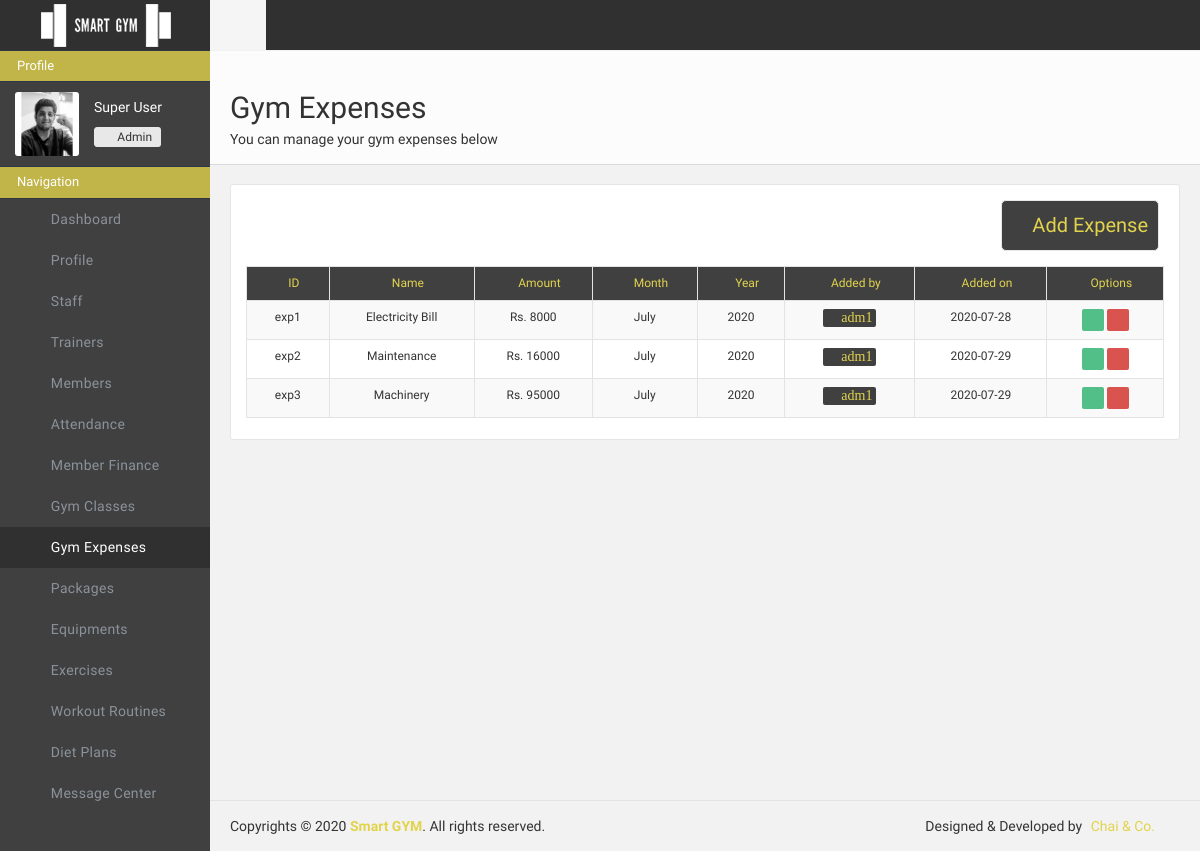
Page /adminportal/expenses/ (signed in) on the earlier database version.
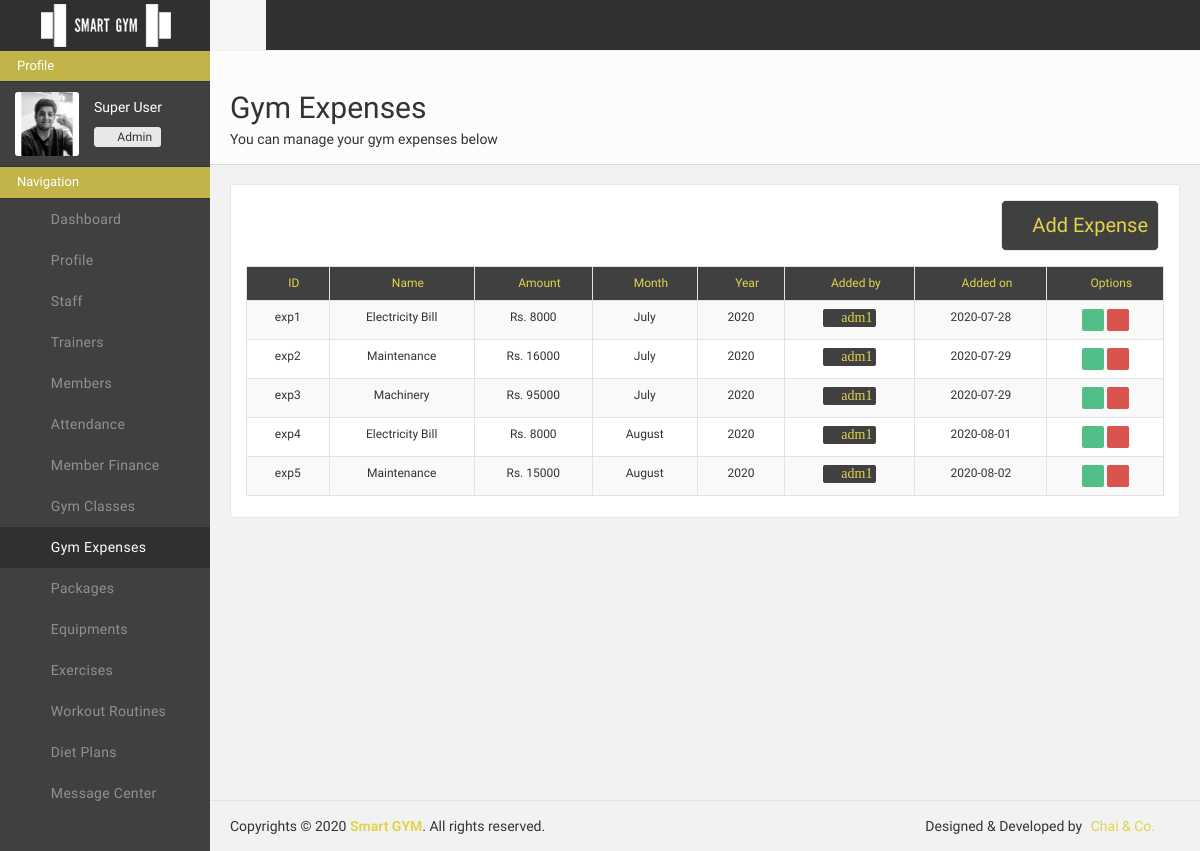
Same page on the later database version.
### adminportal/models.py (models this page shows)
class ExpenseData(models.Model):
    class Meta:
        unique_together = (('expense_name', 'expense_month', 'expense_year'),)
    expense_id = models.CharField(max_length=500, primary_key=True, default="")
    expense_name = models.CharField(max_length=500, default="")
    expense_price = models.IntegerField(max_length=500, default=0)
    expense_month = models.CharField(max_length=500, default="")
    expense_year = models.IntegerField(max_length=500, default=0)
    expense_added_by = models.CharField(max_length=500, default="")
    expense_added_on = models.CharField(max_length=500, default="")

### adminportal/views.py (the view, shortened to what this page needs)
# urls.py: path('expenses/', views.expenses, name="adminportal-expenses"),
def expenses(request):
    if "userid" in request.session and request.session["userrole"] == "Admin" :
        params={"error":0, "errormessage":"", "success":0, "successmessage":""}
        expense_count = ExpenseData.objects.all().order_by('expense_id')
        params["expense"] = ExpenseData.objects.all().order_by('expense_id')
        return render(request, 'adminportal/expenses.html', params)
    else:
        return redirect('/adminportal/login/')

### adminportal/templates/adminportal/expenses.html (shortened to what this page needs)
{% load static %}
<!doctype html>
<html class="no-js">
    <head>
        <link href="{% static 'adminportal/css/icons.css'%}" rel="stylesheet" />
        <link href="{% static 'adminportal/css/bootstrap.css'%}" rel="stylesheet" />
        <link href="{% static 'adminportal/css/plugins.css'%}" rel="stylesheet" />
        <link href="{% static 'adminportal/css/main.css'%}" rel="stylesheet" />
        <link href="{% static 'adminportal/css/custom.css'%}" rel="stylesheet" />
    </head>
    <body>
        <div id="header" class="page-navbar">
            <a href="/adminportal/dashboard/" class="navbar-brand hidden-xs hidden-sm">
                <img src="{% static 'adminportal/img/logo.png'%}" class="logo hidden-xs" alt="Dynamic logo">
            </a>
            <div id="navbar-no-collapse" class="navbar-no-collapse">
                <ul class="nav navbar-nav">
                    <li class="toggle-sidebar" id="menubut">
                        <a href="#">
                            <i class="fa fa-reorder"></i>
                        </a>
                    </li>
                </ul>
                <ul class="nav navbar-nav navbar-right">
                    <li id="otherbut">
                        <a href="/adminportal/settings">
                            <i class="fa fa-cog setlogbtn"></i>
                        </a>
                    </li>
                    <li id="otherbut">
                        <a href="/adminportal/logout">
                            <i class="fa fa-power-off setlogbtn"></i>
                        </a>
                    </li>
                </ul>
            </div>
        </div>
        <div id="wrapper">
            <aside id="sidebar" class="page-sidebar hidden-md hidden-sm hidden-xs">
                <div class="sidebar-inner">
                    <div class="sidebar-scrollarea">
                        <div class="sidebar-panel">
                            <h5 class="sidebar-panel-title">Profile</h5>
                        </div>
                        <div class="user-info clearfix">
                            <img src="/media/adminportal/admin/{{request.session.userid}}.jpg" alt="">
                            <span class="name">{{ request.session.username }}</span>
                            <div class="btn-group">
                                <div type="button" class="btn btn-default btn-xs" style="margin-top: 5px ;"><i class="fa fa-group"></i>
                                </div>
                                <div type="button" class="btn btn-default btn-xs dropdown-toggle" data-toggle="dropdown" style="margin-top: 5px ;">Admin
                                </div>
                            </div>
                        </div>
                        <div class="sidebar-panel">
                            <h5 class="sidebar-panel-title">Navigation</h5>
                        </div>
                        <div class="side-nav">
                            <ul class="nav">
                                <li>
                                    <a href="/adminportal/dashboard" class="actlogic"><i class=" l-arrows-right-double-31"></i><span class="txt">Dashboard</span></a>
                                </li>
                                <li>
                                    <a href="/adminportal/user" class="actlogic"><i class=" l-arrows-right-double-31"></i><span class="txt">Profile</span></a>
                                </li>
                                <li>
                                    <a href="/adminportal/staff" class="actlogic"><i class=" l-arrows-right-double-31"></i><span class="txt">Staff</span></a>
                                </li>
                                <li>
                                    <a href="/adminportal/trainers" class="actlogic"><i class=" l-arrows-right-double-31"></i><span class="txt">Trainers</span></a>
                                </li>
                                <li>
                                    <a href="/adminportal/members" class="actlogic"><i class=" l-arrows-right-double-31"></i><span class="txt">Members</span></a>
                                </li>
                                <li>
                                    <a href="#"><i class=" l-arrows-right-double-31"></i> <span class="txt">Attendance</span></a>
                                </li>
                                <li>
                                    <a href="#"><i class=" l-arrows-right-double-31"></i> <span class="txt">Member Finance</span></a>
                                </li>
                                <li>
                                    <a href="/adminportal/classes" class="actlogic"><i class=" l-arrows-right-double-31"></i><span class="txt">Gym Classes</span></a>
                                </li><li>
                                    <a href="/adminportal/expenses" class="active actlogic"><i class=" l-arrows-right-double-31"></i><span class="txt">Gym Expenses</span></a>
                                </li>
                                <li>
                                    <a href="/adminportal/packages" class="actlogic"><i class=" l-arrows-right-double-31"></i><span class="txt">Packages</span></a>
                                </li>
                                <li>
                                    <a href="/adminportal/equipments" class="actlogic"><i class=" l-arrows-right-double-31"></i><span class="txt">Equipments</span></a>
                                </li><li>
                                    <a href="/adminportal/exercises" class="actlogic"><i class=" l-arrows-right-double-31"></i><span class="txt">Exercises</span></a>
                                </li>
                                <li>
                                    <a href="/adminportal/routines"><i class=" l-arrows-right-double-31"></i><span class="txt">Workout Routines</span></a>
                                </li>
                                <li>
                                    <a href="/adminportal/diet"><i class=" l-arrows-right-double-31"></i><span class="txt">Diet Plans</span></a>
                                </li>
                                <li>
                                    <a href="/adminportal/messages"><i class=" l-arrows-right-double-31"></i><span class="txt">Message Center</span></a>
                                </li>
                            </ul>
                        </div>
                    </div>
                </div>
            </aside>
            <div class="page-content sidebar-page right-sidebar-page clearfix">
                <div class="page-content-wrapper">
                    <div class="page-content-inner">
                        <div id="page-header" class="clearfix">
                            <div class="page-header">
                                <h2>Gym Expenses</h2>
                                <span class="txt">You can manage your gym expenses below</span>
                            </div>
                        </div>
                        <div class="row" style="margin-bottom: 80px;">
                            <div class="col-lg-12">
                                <div class="panel panel-default plain panelRefresh">
                                    <div class="panel-body">
                                        <div class="col-lg-4"></div>
                                        <div class="col-lg-4"></div>
                                        <div style="col-lg-4">
                                        <div style="col-lg-4"><button type="submit" class="btn btn-default" id="subcbtn" style="float: right; margin: 0 5px 15px 5px;" data-toggle="modal" data-target="#modal-style2"> <i class="fa fa-plus-square-o"> </i> Add Expense</button></div>
                                        </div>
                                        <br>
                                        <br>
                                        <table id="basic-datatables" class="table table-striped table-bordered" cellspacing="0" width="100%">
                                            <thead >
                                                <tr style="background-color: #404040; color: #e2d34d;">
                                                    <th title="ID" style="font-size: 12px; text-align: center; width: 9%"><i class="fa fa-sort-numeric-asc"> </i> ID</th>
                                                    <th title="name" style="font-size: 12px; text-align: center;"><i class="fa  fa-credit-card"> </i> Name</th>
                                                    <th title="Amount" style="font-size: 12px; text-align: center;"><i class="fa fa-dollar"> </i> Amount</th>
                                                    <th title="Month" style="font-size: 12px; text-align: center;"><i class="fa fa-th"> </i> Month</th>
                                                    <th title="year" style="font-size: 12px; text-align: center;"><i class="fa fa-calendar-o"> </i> Year</th>
                                                    <th title="added by" style="font-size: 12px; text-align: center;"><i class="fa fa-user"> </i> Added by</th>
                                                    <th title="add date" style="font-size: 12px; text-align: center;"><i class="fa fa-calendar"> </i> Added on</th>
                                                    <th title="Edit" class="tableedit" style=" font-size: 12px; text-align: center;"><i class="l-software-pathfinder-subtract"> </i> Options</th>
                                                </tr>
                                            </thead>
                                            <tbody>
                                                {% for exp in expense %}
                                                <tr>
                                                    <td>{{exp.expense_id}}</td>
                                                    <td>{{exp.expense_name}}</td>
                                                    <td>Rs. {{exp.expense_price}}</td>
                                                    <td>{{exp.expense_month}}</td>
                                                    <td>{{exp.expense_year}}</td>
                                                    <td><a title="View Profile" href="/adminportal/staffprofile/{{exp.expense_added_by}}"><i class="fa fa-user" id="tablebtns" style="font-size: 14px; background-color: #404040; color: #e2d34d; padding-left: 4px; padding-right: 4px;" data-toggle="modal" data-target="">  {{exp.expense_added_by}}</i></a>
                                                    <td>{{exp.expense_added_on}}</td>
                                                    <td>
                                                        <a title="edit" href="/adminportal/expensesedit/{{exp.expense_id}}"><i class="fa fa-edit" id="tablebtns" style="background-color: #51bf87; color: white; padding-left: 4px; padding-right: 4px;" data-toggle="modal" data-target=""></i></a>
                                                        <a title="delete" id="{{exp.expense_id}}" onclick="del(this.id)"><i class="fa fa-trash-o" style="background-color: #d9534f; color:white; padding-left: 4px; padding-right: 4px;" id="tablebtns" data-toggle="modal" data-target="#modal-style3"></i></a>
                                                    </td>
                                                </tr>
                                                {% endfor %}
                                            </tbody>
                                        </table>
                            </div>
                                </div>
                            </div>
                            </div>
                    </div>
                </div>
            </div>
        </div>
        <div id="footer" class="clearfix sidebar-page">
            <p class="pull-left">
                Copyrights &copy; 2020 <a href="/website/" class="color-blue strong" target="_blank">Smart GYM</a>. All rights reserved.
            </p>
            <p class="pull-right">
                Designed & Developed by
                <a href="/" class="ml5 mr25">Chai & Co.</a>
            </p>
        </div>
    </body>
</html>

Differences in the rows shown:
added ExpenseData: expense_id "exp4", expense_name "Electricity Bill", expense_price "8000", expense_month "August", expense_year "2020", expense_added_by "adm1", expense_added_on "2020-08-01"
added ExpenseData: expense_id "exp5", expense_name "Maintenance", expense_price "15000", expense_month "August", expense_year "2020", expense_added_by "adm1", expense_added_on "2020-08-02"
